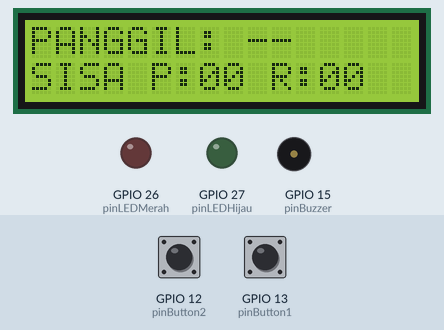
The sketch below on a simulated ESP32. Shown: 16×2 character LCD, output pins drawn as LEDs (lit = HIGH), buzzer (waves = sounding). Dashed ring = blinking. Inputs (shaded band) come from the test bench; at power-on: GPIO 12 (pinButton2) HIGH, GPIO 13 (pinButton1) HIGH. What the sketch prints to the serial monitor is not drawn.

Above: at 2.8 s.
2.9 s: GPIO 12 (pinButton2) pulled LOW for 0.15 s
At 3.5 s:
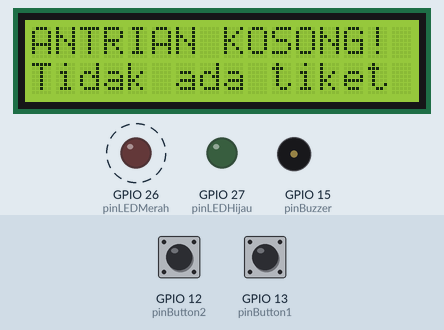
3.6 s: GPIO 13 (pinButton1) pulled LOW for 0.15 s
At 5.4 s:
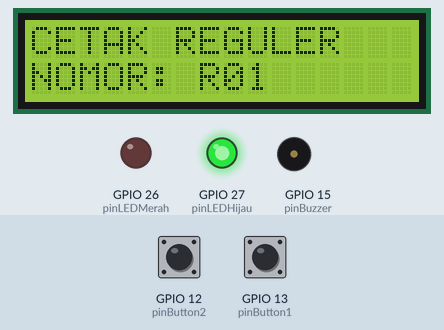
6.7 s: GPIO 13 (pinButton1) pulled LOW for 1 s
At 8.2 s:
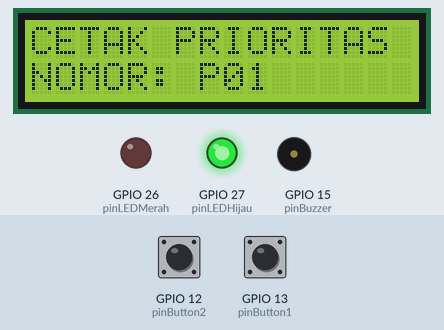
8.3 s: GPIO 12 (pinButton2) pulled LOW for 1 s
At 10.6 s:
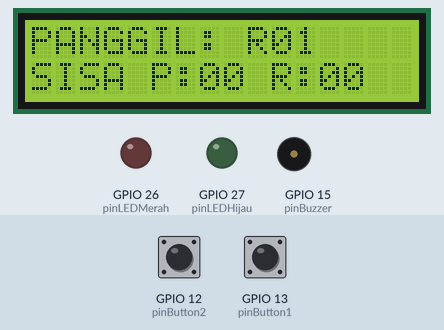
10.9 s: GPIO 12 (pinButton2) pulled LOW for 3.2 s
At 11.1 s:
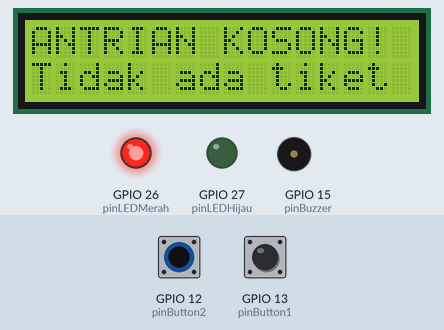
Timing chart, 0 to 16.3 s (numbered marks = the images above; inputs shaded):
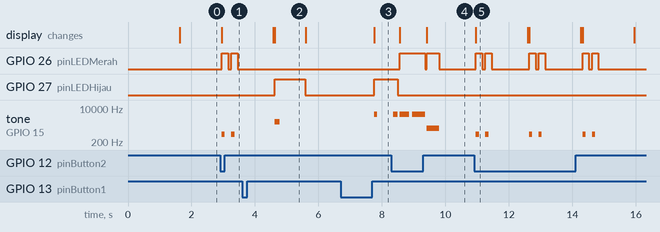

The sketch:

fp3epta.ino
```cpp
#include <Wire.h>
#include <LiquidCrystal_I2C.h>

LiquidCrystal_I2C lcd(0x27, 16, 2);

// --- PIN DEFINITION ---
const int pinLEDHijau = 27;
const int pinLEDMerah = 26;
const int pinButton1  = 13; // Tombol Cetak
const int pinButton2  = 12; // Tombol Panggil
const int pinBuzzer   = 15;

// --- VARIABEL COUNTER ANTRIAN ---
int tiketPrioritasTerakhir = 0;
int panggilPrioritasTerakhir = 0;

int tiketRegulerTerakhir = 0;
int panggilRegulerTerakhir = 0;

String statusPanggilAktif = "PANGGIL: --";

// --- RTOS SEMAPHORE HANDLES ---
SemaphoreHandle_t xSemCetakReguler   = NULL;
SemaphoreHandle_t xSemCetakPrioritas = NULL;
SemaphoreHandle_t xSemPanggil        = NULL;
SemaphoreHandle_t xMutexLCD          = NULL;

// Prototipe Fungsi
void TaskInput(void *pvParameters);
void TaskProcess(void *pvParameters);
void updateDisplay(String baris1, String baris2);
void dibunyikanBuzzer(int frekuensi, int durasiMs);
void refreshStandbyDisplay();

void setup() {
  Serial.begin(115200);

  pinMode(pinLEDHijau, OUTPUT);
  pinMode(pinLEDMerah, OUTPUT);
  pinMode(pinButton1, INPUT_PULLUP);
  pinMode(pinButton2, INPUT_PULLUP);
  pinMode(pinBuzzer, OUTPUT);

  Wire.begin(21, 22);
  lcd.init();
  lcd.backlight();

  // Inisialisasi Binary Semaphores
  vSemaphoreCreateBinary(xSemCetakReguler);
  vSemaphoreCreateBinary(xSemCetakPrioritas);
  vSemaphoreCreateBinary(xSemPanggil);

  xSemaphoreTake(xSemCetakReguler, 0);
  xSemaphoreTake(xSemCetakPrioritas, 0);
  xSemaphoreTake(xSemPanggil, 0);

  xMutexLCD = xSemaphoreCreateMutex();

  updateDisplay("SMART QUEUE RTOS", "Sistem Siap...");
  vTaskDelay(pdMS_TO_TICKS(1500));

  refreshStandbyDisplay();

  Serial.println("=== SMART QUEUE RTOS (PRIORITY QUEUE ENABLED) ===");

  xTaskCreatePinnedToCore(TaskInput,   "TaskInput",   2048, NULL, 2, NULL, 1);
  xTaskCreatePinnedToCore(TaskProcess, "TaskProcess", 4096, NULL, 1, NULL, 0);
}

void loop() {
  vTaskDelay(pdMS_TO_TICKS(1000));
}

// ==========================================
// TASK 1: BACA TOMBOL + DETEKSI TAHAN (CORE 1)
// ==========================================
void TaskInput(void *pvParameters) {
  unsigned long pressTimeBtn1 = 0;
  bool isPressingBtn1 = false;

  unsigned long lastDebounce2 = 0;
  const unsigned long debounceDelay = 250;

  for (;;) {
    // --- BACA TOMBOL 1 (CETAK: REGULER VS PRIORITAS) ---
    if (digitalRead(pinButton1) == LOW) {
      if (!isPressingBtn1) {
        isPressingBtn1 = true;
        pressTimeBtn1 = millis(); // Catat waktu awal tekan
      }
    } else {
      if (isPressingBtn1) {
        unsigned long holdDuration = millis() - pressTimeBtn1;
        isPressingBtn1 = false;

        if (holdDuration >= 1000) {
          // Tahan >= 1 Detik -> PRIORITAS
          xSemaphoreGive(xSemCetakPrioritas);
          Serial.println("[INPUT] Cetak Prioritas Sent (Hold >= 1s)");
        } else if (holdDuration >= 50) {
          // Klik Singkat (< 0.5 Detik) -> REGULER
          xSemaphoreGive(xSemCetakReguler);
          Serial.println("[INPUT] Cetak Reguler Sent (Short Press)");
        }
      }
    }

    // --- BACA TOMBOL 2 (PANGGIL) ---
    if (digitalRead(pinButton2) == LOW) {
      if (millis() - lastDebounce2 > debounceDelay) {
        lastDebounce2 = millis();
        xSemaphoreGive(xSemPanggil);
        Serial.println("[INPUT] Signal Panggil Sent");
      }
    }

    vTaskDelay(pdMS_TO_TICKS(20));
  }
}

// ==========================================
// TASK 2: OLAH PRIORITAS & REGULER (CORE 0)
// ==========================================
void TaskProcess(void *pvParameters) {
  char bufBaris1[17];
  char bufBaris2[17];

  for (;;) {
    // 1. EVENT CETAK REGULER
    if (xSemaphoreTake(xSemCetakReguler, 0) == pdTRUE) {
      tiketRegulerTerakhir++;
      sprintf(bufBaris1, "CETAK REGULER");
      sprintf(bufBaris2, "NOMOR: R%02d", tiketRegulerTerakhir);
      updateDisplay(bufBaris1, bufBaris2);

      digitalWrite(pinLEDHijau, HIGH);
      dibunyikanBuzzer(2000, 150);
      vTaskDelay(pdMS_TO_TICKS(800));
      digitalWrite(pinLEDHijau, LOW);

      refreshStandbyDisplay();
    }

    // 2. EVENT CETAK PRIORITAS
    if (xSemaphoreTake(xSemCetakPrioritas, 0) == pdTRUE) {
      tiketPrioritasTerakhir++;
      sprintf(bufBaris1, "CETAK PRIORITAS");
      sprintf(bufBaris2, "NOMOR: P%02d", tiketPrioritasTerakhir);
      updateDisplay(bufBaris1, bufBaris2);

      // Beep 2x untuk penanda Prioritas
      digitalWrite(pinLEDHijau, HIGH);
      dibunyikanBuzzer(5000, 100);
      vTaskDelay(pdMS_TO_TICKS(500));
      dibunyikanBuzzer(5000, 150);
      digitalWrite(pinLEDHijau, LOW);

      refreshStandbyDisplay();
    }

    // 3. EVENT PANGGIL (UTAMAKAN PRIORITAS DULU)
    if (xSemaphoreTake(xSemPanggil, 0) == pdTRUE) {
      int sisaPrioritas = tiketPrioritasTerakhir - panggilPrioritasTerakhir;
      int sisaReguler   = tiketRegulerTerakhir - panggilRegulerTerakhir;

      if (sisaPrioritas > 0) {
        // Melayani Antrian Prioritas Terlebih Dahulu
        panggilPrioritasTerakhir++;
        char strPanggil[10];
        sprintf(strPanggil, "P%02d", panggilPrioritasTerakhir);
        statusPanggilAktif = "PANGGIL: " + String(strPanggil);

        refreshStandbyDisplay();

        digitalWrite(pinLEDMerah, HIGH);
        dibunyikanBuzzer(5000, 300);
        vTaskDelay(pdMS_TO_TICKS(100));
        dibunyikanBuzzer(5000, 400);
        digitalWrite(pinLEDMerah, LOW);

      } else if (sisaReguler > 0) {
        // Jika Prioritas Habis, Layani Antrian Reguler
        panggilRegulerTerakhir++;
        char strPanggil[10];
        sprintf(strPanggil, "R%02d", panggilRegulerTerakhir);
        statusPanggilAktif = "PANGGIL: " + String(strPanggil);

        refreshStandbyDisplay();

        digitalWrite(pinLEDMerah, HIGH);
        dibunyikanBuzzer(1000, 400);
        digitalWrite(pinLEDMerah, LOW);

      } else {
        // Antrian Kosong
        updateDisplay("ANTRIAN KOSONG!", "Tidak ada tiket");

        for (int i = 0; i < 2; i++) {
          digitalWrite(pinLEDMerah, HIGH);
          dibunyikanBuzzer(500, 100);
          vTaskDelay(pdMS_TO_TICKS(100));
          digitalWrite(pinLEDMerah, LOW);
          vTaskDelay(pdMS_TO_TICKS(100));
        }

        vTaskDelay(pdMS_TO_TICKS(1000));
        refreshStandbyDisplay();
      }
    }

    vTaskDelay(pdMS_TO_TICKS(20));
  }
}

// ==========================================
// FUNGSI UTILITY & DISPLAY DRIVER
// ==========================================
void refreshStandbyDisplay() {
  int sisaP = tiketPrioritasTerakhir - panggilPrioritasTerakhir;
  int sisaR = tiketRegulerTerakhir - panggilRegulerTerakhir;

  char bufBaris2[17];
  sprintf(bufBaris2, "SISA P:%02d R:%02d", sisaP, sisaR);

  updateDisplay(statusPanggilAktif, String(bufBaris2));
}

void updateDisplay(String baris1, String baris2) {
  if (xSemaphoreTake(xMutexLCD, portMAX_DELAY) == pdTRUE) {
    lcd.clear();
    lcd.setCursor(0, 0);
    lcd.print(baris1);
    lcd.setCursor(0, 1);
    lcd.print(baris2);
    xSemaphoreGive(xMutexLCD);
  }
}

void dibunyikanBuzzer(int frekuensi, int durasiMs) {
  #if defined(ESP32)
    tone(pinBuzzer, frekuensi, durasiMs);
    vTaskDelay(pdMS_TO_TICKS(durasiMs));
    noTone(pinBuzzer);
  #endif
}
```

Measured:
- after the input at 2.9 s, GPIO 26 (pinLEDMerah): alternates HIGH for 0.20 s and LOW for 0.10 s, starting after 0.05 s; tone on GPIO 15 (pinBuzzer): alternates 500 Hz for 0.10 s and silent for 0.20 s, starting after 0.05 s; the display: changes after 0.05 s (image 1)
- after the input at 3.6 s, GPIO 27 (pinLEDHijau): LOW → HIGH after 1.0 s, → LOW 0.95 s later; tone on GPIO 15 (pinBuzzer): silent → 2000 Hz after 1.0 s, → silent 0.15 s later; the display: first differs from a run without the input after 1.0 s (image 2)
- after the input at 6.7 s, GPIO 27 (pinLEDHijau): LOW → HIGH after 1.1 s; tone on GPIO 15 (pinBuzzer): silent → 5000 Hz after 1.1 s, → silent 0.10 s later; the display: changes after 1.1 s (image 3)
- after the input at 8.3 s, GPIO 26 (pinLEDMerah): LOW → HIGH after 0.26 s, → LOW 0.80 s later, → HIGH 0.05 s later, → LOW 0.40 s later; the display: first changes after 0.26 s (image 4 shows a later state)
- what the display in image 2 shows lasts 1.0 s, from 4.6 s to 5.6 s
- what the display in image 5 shows lasts 1.6 s, from 11.0 s to 12.6 s
